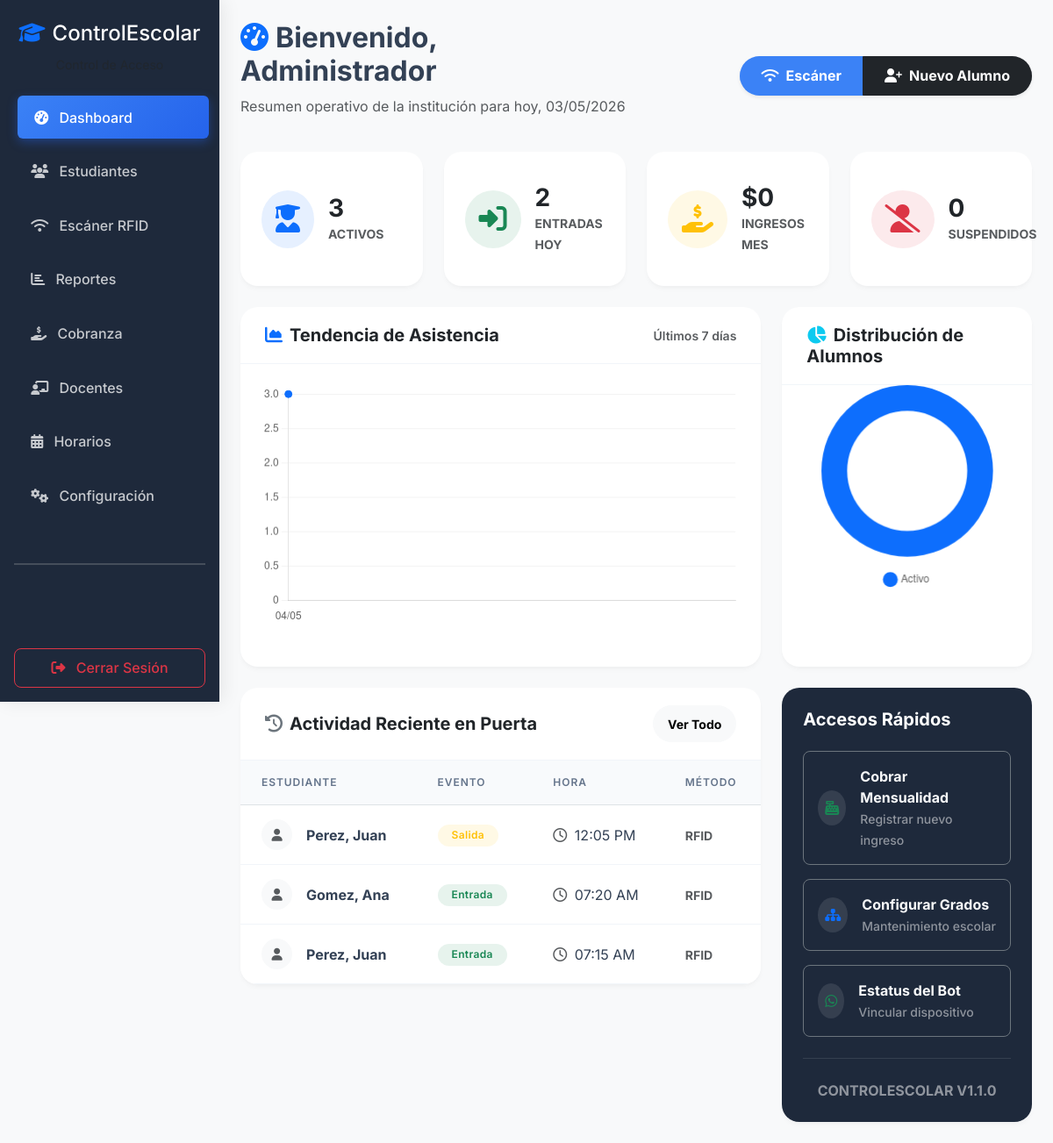
/index.php (signed in), run on the app's committed database.
### tables this page shows
CREATE TABLE IF NOT EXISTS asistencia (
    id INT AUTO_INCREMENT PRIMARY KEY,
    estudiante_id INT NOT NULL,
    tipo ENUM('entrada', 'salida') NOT NULL,
    retardo BOOLEAN DEFAULT FALSE,
    fecha_hora DATETIME NOT NULL,
    rfid_uid VARCHAR(100) NOT NULL,
    metodo ENUM('rfid', 'manual') DEFAULT 'rfid',
    confirmacion_whatsapp ENUM('enviado', 'fallido', 'pendiente', 'no_configurado') DEFAULT 'no_configurado',
    created_at TIMESTAMP DEFAULT CURRENT_TIMESTAMP,
    FOREIGN KEY (estudiante_id) REFERENCES estudiantes(id) ON DELETE CASCADE,
    INDEX idx_estudiante_fecha (estudiante_id, fecha_hora),
    INDEX idx_fecha_hora (fecha_hora)
);

CREATE TABLE IF NOT EXISTS estudiantes (
    id INT AUTO_INCREMENT PRIMARY KEY,
    cedula_escolar VARCHAR(50) UNIQUE NOT NULL,
    nombre VARCHAR(100) NOT NULL,
    apellido VARCHAR(100) NOT NULL,
    fecha_nacimiento DATE NOT NULL,
    genero ENUM('M', 'F') NOT NULL,
    direccion TEXT,
    foto VARCHAR(255) DEFAULT NULL,
    rfid_uid VARCHAR(100) UNIQUE DEFAULT NULL,
    nivel_id INT DEFAULT NULL,
    grado_id INT DEFAULT NULL,
    seccion_id INT DEFAULT NULL,
    horario_id INT DEFAULT NULL,
    anno_escolar VARCHAR(20) DEFAULT NULL,
    nombre_representante VARCHAR(200) DEFAULT NULL,
    telefono_representante VARCHAR(20) DEFAULT NULL,
    telefono_alternativo VARCHAR(20) DEFAULT NULL,
    foto_representante VARCHAR(255) DEFAULT NULL,
    parentesco VARCHAR(50) DEFAULT NULL,
    observaciones TEXT DEFAULT NULL,
    estatus ENUM('activo', 'inactivo', 'retirado') DEFAULT 'activo',
    created_at TIMESTAMP DEFAULT CURRENT_TIMESTAMP,
    updated_at TIMESTAMP DEFAULT CURRENT_TIMESTAMP ON UPDATE CURRENT_TIMESTAMP,
    FOREIGN KEY (nivel_id) REFERENCES niveles(id) ON DELETE SET NULL,
    FOREIGN KEY (grado_id) REFERENCES grados(id) ON DELETE SET NULL,
    FOREIGN KEY (seccion_id) REFERENCES secciones(id) ON DELETE SET NULL,
    FOREIGN KEY (horario_id) REFERENCES horarios(id) ON DELETE SET NULL,
    INDEX idx_rfid_uid (rfid_uid),
    INDEX idx_cedula (cedula_escolar)
);

### index.php (the view, shortened to what this page needs)
<?php
require_once 'includes/header.php';
$pdo = db_connect();
$stmt = $pdo->query("SELECT tipo, COUNT(*) as total FROM asistencia WHERE DATE(fecha_hora) = CURDATE() GROUP BY tipo");
$stats_today = ['entrada' => 0, 'salida' => 0];
while ($row = $stmt->fetch()) {
    $stats_today[$row['tipo']] = $row['total'];
}
$total_activos = $pdo->query("SELECT COUNT(*) FROM estudiantes WHERE estatus = 'activo'")->fetchColumn();
$total_suspendidos = $pdo->query("SELECT COUNT(*) FROM estudiantes WHERE estatus = 'suspendido'")->fetchColumn();
$mes_actual = date('m');
$anio_actual = date('Y');
$stmt = $pdo->prepare("SELECT SUM(monto) as total FROM pagos WHERE mes_pagado = ? AND anio_pagado = ? AND moneda = 'USD'");
$stmt->execute([$mes_actual, $anio_actual]);
$recaudacion_mes = $stmt->fetchColumn() ?: 0;
$stmt = $pdo->query("
    SELECT a.*, e.nombre, e.apellido, e.foto
    FROM asistencia a
    JOIN estudiantes e ON a.estudiante_id = e.id
    ORDER BY a.fecha_hora DESC
    LIMIT 8
");
$actividad = $stmt->fetchAll();
$stmt = $pdo->query("SELECT estatus, COUNT(*) as total FROM estudiantes GROUP BY estatus");
$estatus_data = $stmt->fetchAll();
$stmt = $pdo->query("
    SELECT DATE(fecha_hora) as fecha, COUNT(*) as total
    FROM asistencia
    WHERE fecha_hora >= DATE_SUB(CURDATE(), INTERVAL 7 DAY)
    GROUP BY DATE(fecha_hora)
    ORDER BY fecha ASC
");
$tendencia_asistencia = $stmt->fetchAll();
?>
<div class="row mb-4 align-items-center">
    <div class="col-12 col-md-6">
        <h2 class="fw-bold"><i class="fas fa-tachometer-alt me-2 text-primary"></i>Bienvenido, Administrador</h2>
        <p class="text-muted">Resumen operativo de la institución para hoy, <?php echo date('d/m/Y'); ?></p>
    </div>
    <div class="col-12 col-md-6 text-md-end">
        <div class="btn-group shadow-sm rounded-pill overflow-hidden">
            <a href="modules/rfid/index.php" class="btn btn-primary px-4 fw-bold">
                <i class="fas fa-wifi me-2"></i>Escáner
            </a>
            <a href="modules/estudiantes/index.php?add=1" class="btn btn-dark px-4 fw-bold">
                <i class="fas fa-user-plus me-2"></i>Nuevo Alumno
            </a>
        </div>
    </div>
</div>
<div class="row g-4 mb-4">
    <div class="col-12 col-sm-6 col-xl-3">
        <div class="card border-0 shadow-sm rounded-4 p-2 h-100 bg-white">
            <div class="card-body d-flex align-items-center">
                <div class="rounded-circle bg-primary bg-opacity-10 p-3 me-3 text-primary">
                    <i class="fas fa-user-graduate fa-2x"></i>
                </div>
                <div>
                    <h3 class="fw-bold mb-0"><?php echo $total_activos; ?></h3>
                    <small class="text-muted text-uppercase fw-bold smaller">Activos</small>
                </div>
            </div>
        </div>
    </div>
    <div class="col-12 col-sm-6 col-xl-3">
        <div class="card border-0 shadow-sm rounded-4 p-2 h-100 bg-white">
            <div class="card-body d-flex align-items-center">
                <div class="rounded-circle bg-success bg-opacity-10 p-3 me-3 text-success">
                    <i class="fas fa-sign-in-alt fa-2x"></i>
                </div>
                <div>
                    <h3 class="fw-bold mb-0"><?php echo $stats_today['entrada']; ?></h3>
                    <small class="text-muted text-uppercase fw-bold smaller">Entradas Hoy</small>
                </div>
            </div>
        </div>
    </div>
    <div class="col-12 col-sm-6 col-xl-3">
        <div class="card border-0 shadow-sm rounded-4 p-2 h-100 bg-white">
            <div class="card-body d-flex align-items-center">
                <div class="rounded-circle bg-warning bg-opacity-10 p-3 me-3 text-warning">
                    <i class="fas fa-hand-holding-usd fa-2x"></i>
                </div>
                <div>
                    <h3 class="fw-bold mb-0">$<?php echo number_format($recaudacion_mes, 0); ?></h3>
                    <small class="text-muted text-uppercase fw-bold smaller">Ingresos Mes</small>
                </div>
            </div>
        </div>
    </div>
    <div class="col-12 col-sm-6 col-xl-3">
        <div class="card border-0 shadow-sm rounded-4 p-2 h-100 bg-white">
            <div class="card-body d-flex align-items-center">
                <div class="rounded-circle bg-danger bg-opacity-10 p-3 me-3 text-danger">
                    <i class="fas fa-user-slash fa-2x"></i>
                </div>
                <div>
                    <h3 class="fw-bold mb-0"><?php echo $total_suspendidos; ?></h3>
                    <small class="text-muted text-uppercase fw-bold smaller">Suspendidos</small>
                </div>
            </div>
        </div>
    </div>
</div>
<div class="row g-4 mb-4">
    <div class="col-12 col-lg-8">
        <div class="card border-0 shadow-sm rounded-4 h-100 bg-white">
            <div class="card-header bg-white p-4 border-0 d-flex justify-content-between align-items-center">
                <h5 class="fw-bold mb-0"><i class="fas fa-chart-area me-2 text-primary"></i>Tendencia de Asistencia</h5>
                <small class="text-muted">Últimos 7 días</small>
            </div>
            <div class="card-body p-4">
                <canvas id="chartDashboard" height="150"></canvas>
            </div>
        </div>
    </div>
    <div class="col-12 col-lg-4">
        <div class="card border-0 shadow-sm rounded-4 h-100 bg-white">
            <div class="card-header bg-white p-4 border-0">
                <h5 class="fw-bold mb-0"><i class="fas fa-chart-pie me-2 text-info"></i>Distribución de Alumnos</h5>
            </div>
            <div class="card-body p-4 pt-0">
                <canvas id="chartEstatus" height="250"></canvas>
            </div>
        </div>
    </div>
</div>
<div class="row g-4">
    <div class="col-12 col-lg-8">
        <div class="card border-0 shadow-sm rounded-4 bg-white overflow-hidden">
            <div class="card-header bg-white p-4 border-0 d-flex justify-content-between align-items-center">
                <h5 class="fw-bold mb-0"><i class="fas fa-history me-2 text-secondary"></i>Actividad Reciente en Puerta</h5>
                <a href="modules/reportes/index.php" class="btn btn-sm btn-light px-3 rounded-pill fw-bold">Ver Todo</a>
            </div>
            <div class="table-responsive">
                <table class="table table-hover align-middle mb-0">
                    <thead class="bg-light">
                        <tr>
                            <th class="ps-4">Estudiante</th>
                            <th>Evento</th>
                            <th>Hora</th>
                            <th class="pe-4">Método</th>
                        </tr>
                    </thead>
                    <tbody>
                        <?php if (empty($actividad)): ?>
                            <tr><td colspan="4" class="text-center py-5 text-muted">Esperando lecturas RFID...</td></tr>
                        <?php else: foreach ($actividad as $a): ?>
                        <tr>
                            <td class="ps-4">
                                <div class="d-flex align-items-center">
                                    <div class="rounded-circle bg-light me-3 d-flex align-items-center justify-content-center overflow-hidden" style="width: 35px; height: 35px;">
                                        <?php if($a['foto']): ?>
                                            <img src="assets/uploads/estudiantes/<?php echo $a['foto']; ?>" class="w-100 h-100" style="object-fit: cover;">
                                        <?php else: ?>
                                            <i class="fas fa-user text-muted small"></i>
                                        <?php endif; ?>
                                    </div>
                                    <span class="fw-bold"><?php echo $a['apellido'] . ', ' . $a['nombre']; ?></span>
                                </div>
                            </td>
                            <td>
                                <span class="badge bg-<?php echo $a['tipo'] == 'entrada' ? 'success' : 'warning'; ?> bg-opacity-10 text-<?php echo $a['tipo'] == 'entrada' ? 'success' : ($a['tipo'] == 'salida' ? 'warning' : 'dark'); ?> px-3">
                                    <?php echo ucfirst($a['tipo']); ?>
                                </span>
                            </td>
                            <td><i class="far fa-clock text-muted me-1"></i> <?php echo date('h:i A', strtotime($a['fecha_hora'])); ?></td>
                            <td class="pe-4">
                                <small class="text-muted text-uppercase fw-bold smaller"><?php echo $a['metodo']; ?></small>
                            </td>
                        </tr>
                        <?php endforeach; endif; ?>
                    </tbody>
                </table>
            </div>
        </div>
    </div>
    <div class="col-12 col-lg-4">
        <div class="card border-0 shadow-sm rounded-4 bg-dark text-white p-4 h-100">
            <h5 class="fw-bold mb-4">Accesos Rápidos</h5>
            <div class="d-grid gap-3">
                <a href="modules/cobranza/index.php" class="btn btn-outline-light border-secondary text-start p-3 rounded-3 d-flex align-items-center">
                    <div class="bg-white bg-opacity-10 rounded-circle p-2 me-3">
                        <i class="fas fa-cash-register text-success"></i>
                    </div>
                    <div>
                        <div class="fw-bold">Cobrar Mensualidad</div>
                        <small class="text-white-50">Registrar nuevo ingreso</small>
                    </div>
                </a>
                <a href="modules/configuracion/estructura.php" class="btn btn-outline-light border-secondary text-start p-3 rounded-3 d-flex align-items-center">
                    <div class="bg-white bg-opacity-10 rounded-circle p-2 me-3">
                        <i class="fas fa-sitemap text-primary"></i>
                    </div>
                    <div>
                        <div class="fw-bold">Configurar Grados</div>
                        <small class="text-white-50">Mantenimiento escolar</small>
                    </div>
                </a>
                <a href="modules/configuracion/index.php#tab-whatsapp" class="btn btn-outline-light border-secondary text-start p-3 rounded-3 d-flex align-items-center">
                    <div class="bg-white bg-opacity-10 rounded-circle p-2 me-3">
                        <i class="fab fa-whatsapp text-success"></i>
                    </div>
                    <div>
                        <div class="fw-bold">Estatus del Bot</div>
                        <small class="text-white-50">Vincular dispositivo</small>
                    </div>
                </a>
            </div>
            <div class="mt-auto pt-4 border-top border-white border-opacity-10 text-center">
                <p class="mb-0 text-white-50 smaller fw-bold text-uppercase">ControlEscolar v1.1.0</p>
            </div>
        </div>
    </div>
</div>
<script>
document.addEventListener('DOMContentLoaded', function() {
    // Gráfico de Tendencia (Línea)
    new Chart(document.getElementById('chartDashboard'), {
        type: 'line',
        data: {
            labels: <?php echo json_encode(array_map(function($d){ return date('d/m', strtotime($d['fecha'])); }, $tendencia_asistencia)); ?>,
            datasets: [{
                label: 'Movimientos Diarios',
                data: <?php echo json_encode(array_column($tendencia_asistencia, 'total')); ?>,
                borderColor: '#0d6efd',
                backgroundColor: 'rgba(13, 110, 253, 0.1)',
                fill: true,
                tension: 0.4,
                pointRadius: 4,
                pointBackgroundColor: '#0d6efd'
            }]
        },
        options: {
            responsive: true,
            plugins: { legend: { display: false } },
            scales: {
                y: { beginAtZero: true, grid: { color: 'rgba(0,0,0,0.05)' } },
                x: { grid: { display: false } }
            }
        }
    });
    // Gráfico de Distribución (Dona)
    new Chart(document.getElementById('chartEstatus'), {
        type: 'doughnut',
        data: {
            labels: <?php echo json_encode(array_map('ucfirst', array_column($estatus_data, 'estatus'))); ?>,
            datasets: [{
                data: <?php echo json_encode(array_column($estatus_data, 'total')); ?>,
                backgroundColor: ['#0d6efd', '#6c757d', '#dc3545', '#ffc107', '#198754'],
                borderWidth: 0,
                cutout: '70%'
            }]
        },
        options: {
            responsive: true,
            plugins: {
                legend: { position: 'bottom', labels: { usePointStyle: true, padding: 20 } }
            }
        }
    });
});
</script>
<?php require_once 'includes/footer.php'; ?>

### assets/css/style.css (style rules this page uses)
body { font-family: 'Inter', sans-serif; background-color: #f4f7fa !important; color: #334155; overflow-x: hidden; }
.bg-dark { background-color: #1e293b !important; box-shadow: 4px 0 20px rgba(0, 0, 0, 0.08); }
.card { border: none !important; border-radius: 1.25rem !important; box-shadow: 0 4px 6px -1px rgba(0, 0, 0, 0.03), 0 2px 4px -1px rgba(0, 0, 0, 0.02) !important; transition: all 0.35s cubic-bezier(0.25, 0.8, 0.25, 1); background: #ffffff; margin-bottom: 1.5rem; }
.card-header { background-color: transparent !important; border-bottom: 1px solid #f1f5f9 !important; padding: 1.25rem 1.75rem !important; font-weight: 600; }
.table { vertical-align: middle; margin-bottom: 0; }
.table th { font-weight: 600; color: #64748b; border-bottom-width: 1px; text-transform: uppercase; font-size: 0.75rem; letter-spacing: 0.08em; padding: 1rem 1.5rem; background: #f8fafc; }
.table td { padding: 1rem 1.5rem; color: #334155; border-bottom-color: #f1f5f9; }
.table-hover tbody tr { transition: all 0.2s ease; }
.badge { padding: 0.55em 0.9em; font-weight: 600; font-size: 0.75rem; border-radius: 2rem; letter-spacing: 0.03em; }
.btn { font-weight: 500; border-radius: 0.5rem; padding: 0.6rem 1.25rem; transition: all 0.25s ease; }
.btn-primary { background: #3b82f6; border-color: #3b82f6; }

### data on the page
asistencia: estudiante.apellido "Perez", estudiante.nombre "Juan", tipo "Salida", fecha_hora "12:05 PM", metodo "RFID"
asistencia: estudiante.apellido "Gomez", estudiante.nombre "Ana", tipo "Entrada", fecha_hora "07:20 AM", metodo "RFID"
asistencia: estudiante.apellido "Perez", estudiante.nombre "Juan", tipo "Entrada", fecha_hora "07:15 AM", metodo "RFID"

### other printed values
$total_activos "3"
$stats_today['entrada'] "2"
$recaudacion_mes "0"
$total_suspendidos "0"
chart data {{ json_encode(array_column($tendencia_asistencia, 'total')) }} [3]
